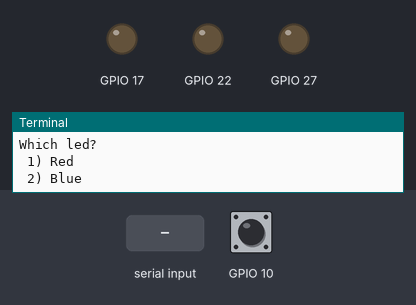
The program below on a simulated Raspberry Pi (BCM pin numbers). Parts: output pins drawn as LEDs (lit = HIGH), the last lines printed to the terminal. Dashed ring = blinking. Inputs (shaded band) come from the test bench; at power-on: GPIO 10 HIGH. The clock reads 2024-03-15 10:24:30 at power-on unless the program sets it.

Above: at 1.2 s.
1.3 s: "red" typed at the terminal, then Enter
2.8 s: GPIO 10 pulled LOW for 1 s
At 3.45 s:
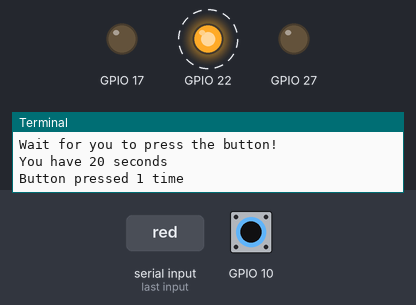
5.3 s: GPIO 10 pulled LOW for 3.2 s
At 22.0 s:
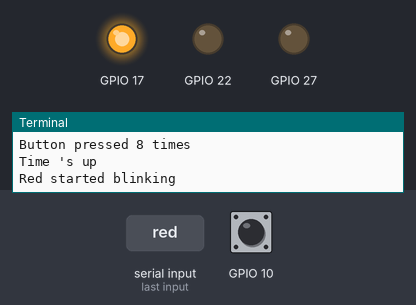
Timing chart, 0 to 22.9 s (numbered marks = the images above; inputs shaded):
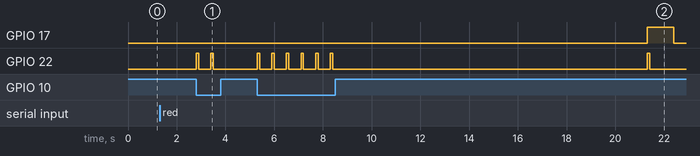

The program:

ButtonBuzzerLed.py
```python
#!/usr/bin/env python
# -*- coding: utf-8 -*-

import time
import os
import RPi.GPIO as GPIO

GPIO.setmode(GPIO.BCM)
#GPIO.cleanup()
GPIO.setwarnings(False)
#red led
GPIO.setup(17,GPIO.OUT)
#blue led
GPIO.setup(27,GPIO.OUT)
#buzzer
GPIO.setup(22,GPIO.OUT)
#button
GPIO.setup(10,GPIO.IN, pull_up_down=GPIO.PUD_UP)
#asks for a choice between red and blue led
led = raw_input("Which led? \n 1) Red \n 2) Blue \n")

print "Push the button as many times as you wish to indicate times that a led can blink."

times = 0
start = time.time()
time.sleep(1)

print "Wait for you to press the button!"
print "You have 20 seconds"
#the led of your choise will be blinked depending on how many times you pressed the button
while True:

	if (GPIO.input(10) == False):
		times = times +1
		GPIO.output(22,GPIO.HIGH)
		time.sleep(.1)
		GPIO.output(22,GPIO.LOW)
		#everytime you press the button the buzzer will inform you
		if times==1:
			print "Button pressed %s time" %(times)
		else:
			print "Button pressed %s times" %(times)
		time.sleep(0.5)

	if (time.time() - start > 20):
		print "Time 's up"
		break


if (led.lower() == "red") :
	print "Red started blinking"
	for i in range(1,times+1):
		#red led and buzzer turn on as many times as it is indicated from the button
		GPIO.output(22,GPIO.HIGH)
		GPIO.output(17,GPIO.HIGH)
		time.sleep(.1)
		GPIO.output(22,GPIO.LOW)
		GPIO.output(27,GPIO.LOW)
		time.sleep(1)
		GPIO.output(17,GPIO.LOW)
		time.sleep(1)
elif (led.lower() == "blue"):
	print "Blue started blinking"
	for i in range(1,times+1):
		#blue led and buzzer turn on as many times as it is indicated from the button
		GPIO.output(22,GPIO.HIGH)
		GPIO.output(27,GPIO.HIGH)
		time.sleep(.1)
		GPIO.output(22,GPIO.LOW)
		GPIO.output(17,GPIO.LOW)
		time.sleep(1)
		GPIO.output(27,GPIO.LOW)
		time.sleep(1)
else:
	print "Something went terribly wrong!" #for incorrect input
```

Measured:
- after the input at 2.8 s, GPIO 22: alternates HIGH for 0.10 s and LOW for 0.50 s, 4 changes in all, then stays LOW, starting at once
